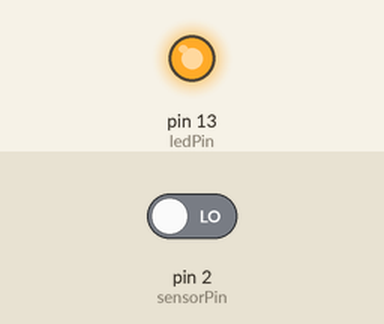
This sketch was run on a simulated Arduino Uno, built with avr-gcc and run on an emulated ATmega328P. Shown: output pins drawn as LEDs (lit = HIGH). The test bench sets the inputs (shaded band); at power-on: pin 2 (sensorPin) LOW.

Above: at 1.8 s.
1.9 s: pin 2 (sensorPin) driven HIGH
At 2.9 s:
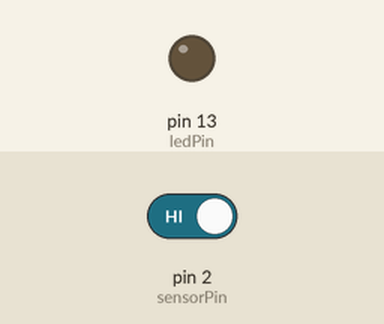
3.5 s: pin 2 (sensorPin) driven LOW
At 4.1 s:
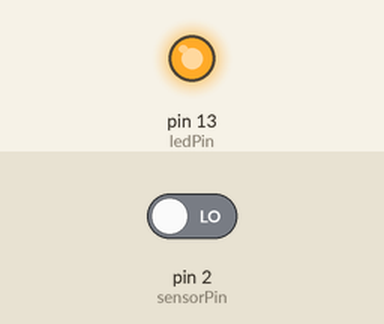
Timing chart, 0 to 6.5 s (numbered marks = the images above; inputs shaded):
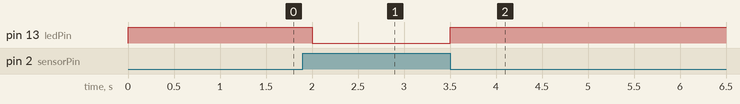

Measured:
- after the input at 1.9 s, pin 13 (ledPin): HIGH → LOW after 0.10 s
- after the input at 3.5 s, pin 13 (ledPin): LOW → HIGH at once

The sketch:

SensorObstaculosKY-032.ino
```cpp
const int sensorPin = 2;     // the number of the sensor pin
const int ledPin =  13;      // the number of the LED pin
int sensorState;         // variable for reading the sensor status

void setup() {
  pinMode(ledPin, OUTPUT);
  pinMode(sensorPin, INPUT);
}

void loop(){

  sensorState = digitalRead(sensorPin);
  digitalWrite(ledPin, !sensorState);
  delay(500);

}
```
